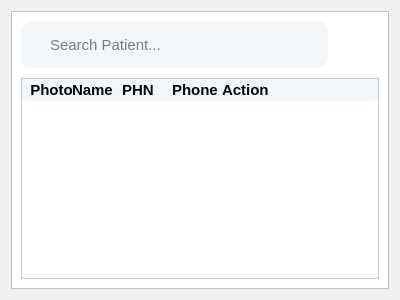
<?xml version="1.0" encoding="UTF-8"?>
<ui version="4.0">
 <class>Form</class>
 <widget class="QWidget" name="Form">
  <property name="geometry">
   <rect>
    <x>0</x>
    <y>0</y>
    <width>400</width>
    <height>300</height>
   </rect>
  </property>
  <property name="windowTitle">
   <string>Form</string>
  </property>
  <layout class="QVBoxLayout" name="verticalLayout">
   <item>
    <widget class="QFrame" name="viewPatients">
     <property name="styleSheet">
      <string notr="true">background:#ffffff;
font-family:Nirmala UI;</string>
     </property>
     <property name="frameShape">
      <enum>QFrame::StyledPanel</enum>
     </property>
     <property name="frameShadow">
      <enum>QFrame::Raised</enum>
     </property>
     <layout class="QGridLayout" name="gridLayout_15">
      <item row="0" column="0">
       <layout class="QVBoxLayout" name="verticalLayout_32">
        <property name="spacing">
         <number>10</number>
        </property>
        <property name="topMargin">
         <number>0</number>
        </property>
        <item>
         <layout class="QHBoxLayout" name="horizontalLayout_25" stretch="0">
          <property name="spacing">
           <number>0</number>
          </property>
          <property name="topMargin">
           <number>0</number>
          </property>
          <item alignment="Qt::AlignLeft">
           <widget class="QFrame" name="FAA_6">
            <property name="sizePolicy">
             <sizepolicy hsizetype="Preferred" vsizetype="Fixed">
              <horstretch>0</horstretch>
              <verstretch>0</verstretch>
             </sizepolicy>
            </property>
            <property name="minimumSize">
             <size>
              <width>0</width>
              <height>47</height>
             </size>
            </property>
            <property name="styleSheet">
             <string notr="true">background:#F4F7F9;border-radius:10%</string>
            </property>
            <property name="frameShape">
             <enum>QFrame::StyledPanel</enum>
            </property>
            <property name="frameShadow">
             <enum>QFrame::Raised</enum>
            </property>
            <layout class="QHBoxLayout" name="horizontalLayout_9">
             <property name="spacing">
              <number>0</number>
             </property>
             <property name="leftMargin">
              <number>0</number>
             </property>
             <property name="topMargin">
              <number>0</number>
             </property>
             <property name="rightMargin">
              <number>0</number>
             </property>
             <property name="bottomMargin">
              <number>0</number>
             </property>
             <item alignment="Qt::AlignLeft">
              <widget class="QLabel" name="label_32">
               <property name="styleSheet">
                <string notr="true">padding:10px</string>
               </property>
               <property name="text">
                <string/>
               </property>
               <property name="pixmap">
                <pixmap>:/icon/images/search.svg</pixmap>
               </property>
              </widget>
             </item>
             <item alignment="Qt::AlignLeft">
              <widget class="QLineEdit" name="txtSearchPatient">
               <property name="sizePolicy">
                <sizepolicy hsizetype="Preferred" vsizetype="Minimum">
                 <horstretch>0</horstretch>
                 <verstretch>0</verstretch>
                </sizepolicy>
               </property>
               <property name="minimumSize">
                <size>
                 <width>240</width>
                 <height>0</height>
                </size>
               </property>
               <property name="font">
                <font>
                 <family>Nirmala UI</family>
                 <pointsize>11</pointsize>
                 <weight>50</weight>
                 <bold>false</bold>
                </font>
               </property>
               <property name="styleSheet">
                <string notr="true">font-family:Nirmala UI;
font-size:11pt;
border-radius:none</string>
               </property>
               <property name="placeholderText">
                <string>Search Patient...</string>
               </property>
              </widget>
             </item>
             <item>
              <spacer name="horizontalSpacer_8">
               <property name="orientation">
                <enum>Qt::Horizontal</enum>
               </property>
               <property name="sizeHint" stdset="0">
                <size>
                 <width>40</width>
                 <height>20</height>
                </size>
               </property>
              </spacer>
             </item>
            </layout>
           </widget>
          </item>
         </layout>
        </item>
        <item>
         <widget class="QTableWidget" name="tablePatients">
          <property name="focusPolicy">
           <enum>Qt::NoFocus</enum>
          </property>
          <property name="styleSheet">
           <string notr="true">QTableWidget {
	font-family:Nirmala UI;
	font-size:10pt
}

QHeaderView::section {
    background-color: #F4F7F9;
    color: #020014;
	font-weight:bold;
	border:none;
	font-weight:700;
	font-family:Nirmala UI;
	font-size:11pt
}
QTableWidget::Item{
border-bottom:1px dashed grey;
font-size:12pt
}
QScrollBar::handle:vertical{
background-color:rgb(218, 221, 222)
}
QScrollBar::handle:horizontal{
background-color:rgb(218, 221, 222)
}</string>
          </property>
          <property name="editTriggers">
           <set>QAbstractItemView::NoEditTriggers</set>
          </property>
          <property name="selectionBehavior">
           <enum>QAbstractItemView::SelectRows</enum>
          </property>
          <property name="showGrid">
           <bool>false</bool>
          </property>
          <attribute name="horizontalHeaderDefaultSectionSize">
           <number>50</number>
          </attribute>
          <attribute name="horizontalHeaderStretchLastSection">
           <bool>true</bool>
          </attribute>
          <attribute name="verticalHeaderVisible">
           <bool>false</bool>
          </attribute>
          <attribute name="verticalHeaderDefaultSectionSize">
           <number>37</number>
          </attribute>
          <column>
           <property name="text">
            <string>  Photo</string>
           </property>
           <property name="textAlignment">
            <set>AlignLeading|AlignVCenter</set>
           </property>
          </column>
          <column>
           <property name="text">
            <string>Name</string>
           </property>
           <property name="textAlignment">
            <set>AlignLeading|AlignVCenter</set>
           </property>
          </column>
          <column>
           <property name="text">
            <string>PHN</string>
           </property>
           <property name="textAlignment">
            <set>AlignLeading|AlignVCenter</set>
           </property>
          </column>
          <column>
           <property name="text">
            <string>Phone</string>
           </property>
           <property name="textAlignment">
            <set>AlignLeading|AlignVCenter</set>
           </property>
          </column>
          <column>
           <property name="text">
            <string>Action</string>
           </property>
           <property name="font">
            <font>
             <weight>50</weight>
             <bold>false</bold>
            </font>
           </property>
           <property name="textAlignment">
            <set>AlignLeading|AlignVCenter</set>
           </property>
           <property name="foreground">
            <brush brushstyle="NoBrush">
             <color alpha="255">
              <red>0</red>
              <green>0</green>
              <blue>0</blue>
             </color>
            </brush>
           </property>
          </column>
         </widget>
        </item>
       </layout>
      </item>
     </layout>
    </widget>
   </item>
  </layout>
 </widget>
 <resources/>
 <connections/>
</ui>
